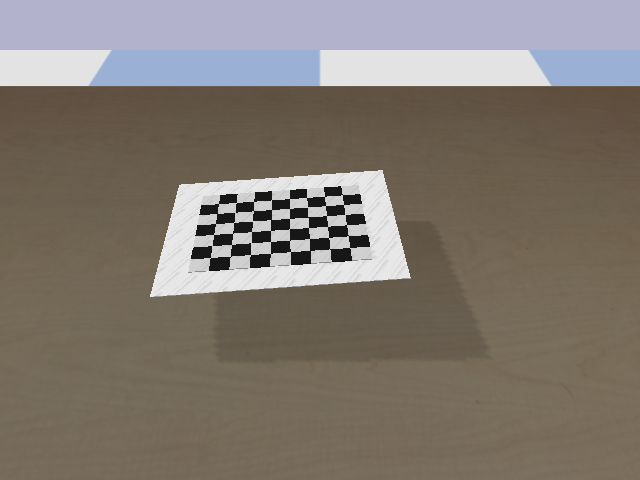
#> input picture tasks/hw3_task1/calibration_images/calib_00.png, 640 x 480 px; its folder holds 4 pictures in this run
$ python opencv_calibration.py
#> lines starting #> are read from the running program, lines starting #| are printed output that depends on the picture
import cv2
import numpy as np
import glob

# Checkerboard properties
CHECKERBOARD = (8, 6) # Inner corners (Width-1, Height-1)
SQUARE_SIZE = 0.025   # 25mm in meters

# Termination criteria for corner sub-pixel accuracy
criteria = (cv2.TERM_CRITERIA_EPS + cv2.TERM_CRITERIA_MAX_ITER, 30, 0.001)

# Prepare 3D object points based on physical square size
# e.g., (0,0,0), (0.025,0,0), (0.05,0,0) ...
# Z = 0 for flat board
objp = np.zeros((CHECKERBOARD[0] * CHECKERBOARD[1], 3), np.float32)
objp[:, :2] = np.mgrid[0:CHECKERBOARD[0], 0:CHECKERBOARD[1]].T.reshape(-1, 2)
objp *= SQUARE_SIZE

# Arrays to store object points and image points from all images
objpoints = [] # 3d points in real world space
imgpoints = [] # 2d points in image plane

images = glob.glob('tasks/hw3_task1/calibration_images/*.png')
print(f"Found {len(images)} images. Processing...")

success_count = 0

for fname in images:
    img = cv2.imread(fname)
#> img is the input picture: shape (480, 640, 3); mean B, G, R 112.5, 121, 129
    gray = cv2.cvtColor(img, cv2.COLOR_BGR2GRAY)
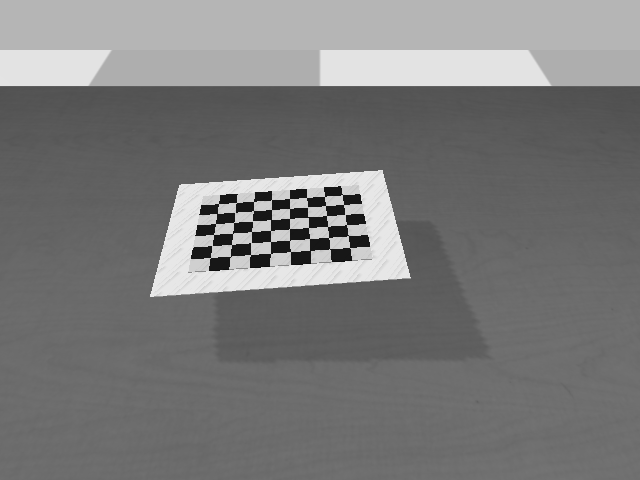
#> gray: shape (480, 640); min 15, max 232, mean 122.4

    # Find the chess board corners
    flags = cv2.CALIB_CB_ADAPTIVE_THRESH + cv2.CALIB_CB_NORMALIZE_IMAGE + cv2.CALIB_CB_FAST_CHECK
    ret, corners = cv2.findChessboardCorners(gray, CHECKERBOARD, flags)
#> ret = True; corners = 48 rows, first 8: [218.5, 203.5], [236.5, 202.5], [253.4, 201.6], [271.5, 199.5], [289.5, 198.5], [306.4, 197.5], [324.5, 196.7], [342.4, 194.3]

    if ret == True:
        objpoints.append(objp)
        # Refine corner locations
        corners2 = cv2.cornerSubPix(gray, corners, (11, 11), (-1, -1), criteria)
#> corners2 = 48 rows, first 8: [217.3, 208.5], [235.6, 203.5], [253.4, 205.8], [271.7, 204.7], [289.5, 203.4], [306.5, 202.2], [325.2, 201.2], [342.8, 199.8]
        imgpoints.append(corners2)
        success_count += 1
#> pass 2 of the loop `for fname in images:`:
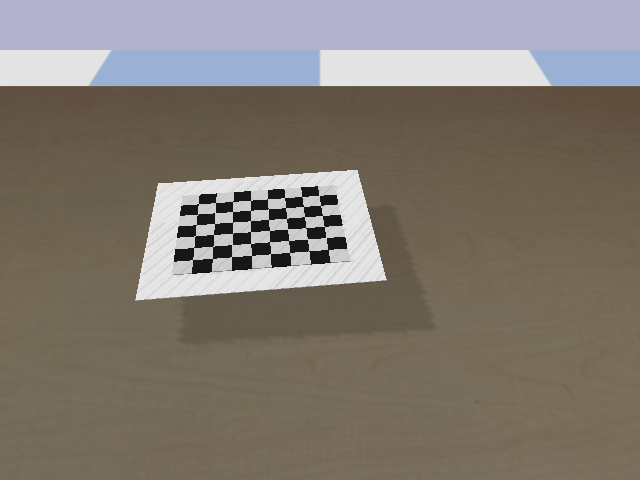
#> input picture tasks/hw3_task1/calibration_images/calib_01.png, 640 x 480 px
#> img is the input picture: shape (480, 640, 3); mean B, G, R 112.6, 121.3, 129.2
#> `gray = cv2.cvtColor(img, cv2.COLOR_BGR2GRAY)`:
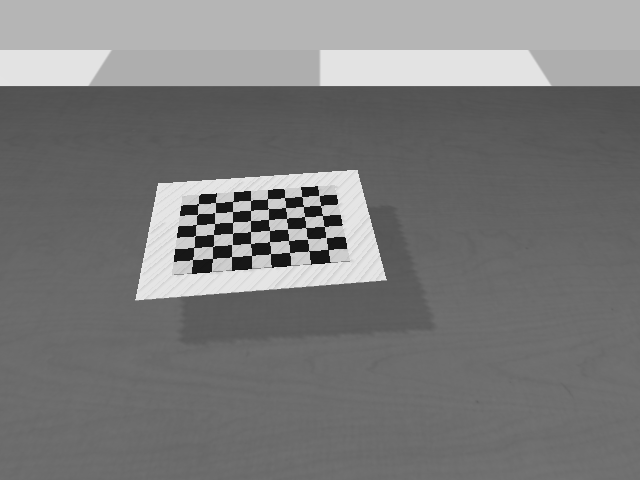
#> gray: shape (480, 640); min 15, max 229, mean 122.7
#> corners = 48 rows, first 8: [198.7, 203.3], [215.5, 202.5], [232.6, 201.5], [250.5, 200.7], [267.5, 198.5], [284.4, 197.5], [301.5, 196.5], [319, 195.5]
#> corners2 = 48 rows, first 8: [197.5, 208.9], [215.2, 204], [232.5, 206.6], [250.6, 205.3], [267.6, 204], [285, 202.7], [302.4, 201.6], [319.4, 200.3]
#> pass 3 of the loop `for fname in images:`:
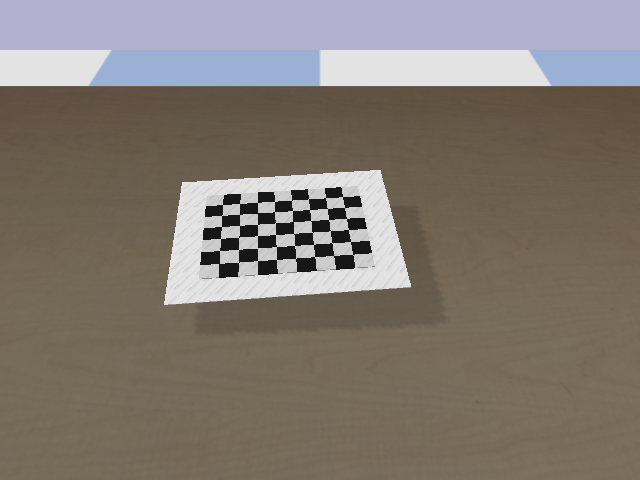
#> input picture tasks/hw3_task1/calibration_images/calib_02.png, 640 x 480 px
#> img is the input picture: shape (480, 640, 3); mean B, G, R 112.9, 121.6, 129.5
#> `gray = cv2.cvtColor(img, cv2.COLOR_BGR2GRAY)`:
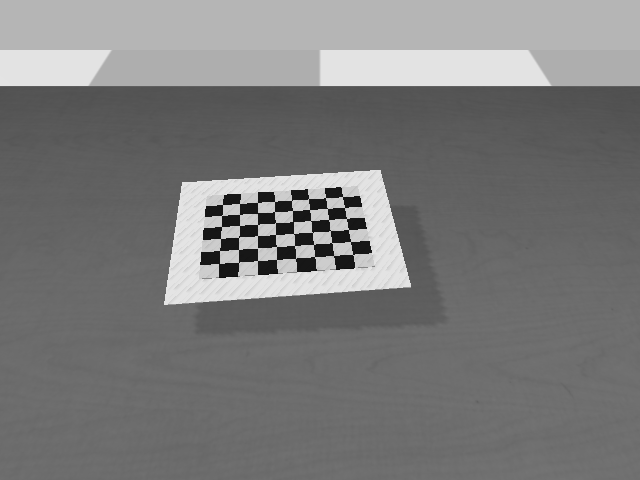
#> gray: shape (480, 640); min 15, max 228, mean 123
#> corners = 48 rows, first 8: [222.5, 204.5], [239.5, 203.5], [257.5, 202.5], [274.5, 201.6], [291.5, 200.5], [308.5, 198.5], [325.5, 197.3], [342.5, 196.5]
#> corners2 = 48 rows, first 8: [222.3, 209.6], [239.3, 208.8], [256.7, 207.6], [274.5, 206.6], [292.3, 205.5], [309.4, 204.3], [326.5, 202.7], [343.6, 202.3]
#> the loop made 4 passes; the first 3 are shown

cv2.destroyAllWindows()
print(f"Found corners in {success_count}/{len(images)} images.")

if success_count > 0:
    # Perform camera calibration
    ret, mtx, dist, rvecs, tvecs = cv2.calibrateCamera(objpoints, imgpoints, gray.shape[::-1], None, None)

    print("\n--- Calibration Results ---")
    print("Camera Intrinsic Matrix (K):")
    print(np.round(mtx, 2))

    print("\nDistortion Coefficients (k1, k2, p1, p2, k3):")
    print(np.round(dist, 5))

    # Calculate re-projection error
    mean_error = 0
    for i in range(len(objpoints)):
        imgpoints2, _ = cv2.projectPoints(objpoints[i], rvecs[i], tvecs[i], mtx, dist)
        error = cv2.norm(imgpoints[i], imgpoints2, cv2.NORM_L2) / len(imgpoints2)
        mean_error += error
    print(f"\nTotal Re-projection Error: {mean_error/len(objpoints):.4f} pixels")
else:
    print("Failed to find corners in any images. Check board size and lighting.")
